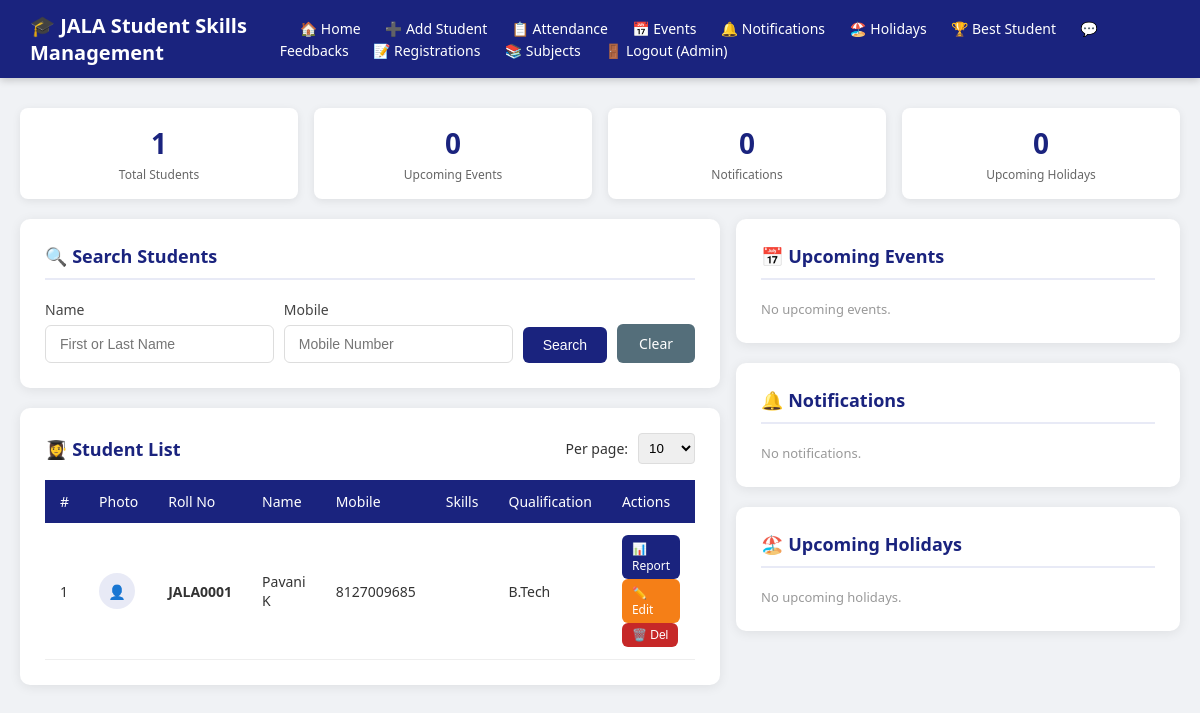
The app's page /home/ (signed in) with its own data.
### students/models.py (models this page shows, shortened)
class Student(models.Model):
    QUALIFICATION_CHOICES = [('B.Tech','B. Tech'),('MCA','MCA'),('Graduation','Graduation'),('Post-Graduation','Post-Graduation'),('MBA','MBA'),('Others','Others')]
    GENDER_CHOICES = [('Male','Male'),('Female','Female')]
    STATUS_CHOICES = [('Active','Active'),('Inactive','Inactive')]
    roll_number = models.CharField(max_length=20, unique=True, blank=True)
    first_name = models.CharField(max_length=100)
    last_name = models.CharField(max_length=100)
    mobile_number = models.CharField(max_length=15)
    email = models.EmailField(unique=True)
    gender = models.CharField(max_length=10, choices=GENDER_CHOICES)
    dob = models.DateField()
    qualification = models.CharField(max_length=20, choices=QUALIFICATION_CHOICES)
    skill_java = models.BooleanField(default=False)
    skill_dotnet = models.BooleanField(default=False)
    skill_python = models.BooleanField(default=False)
    skill_database = models.BooleanField(default=False)
    profile_image = models.ImageField(upload_to='profiles/', blank=True, null=True)
    description = models.TextField(max_length=500, blank=True)
    status = models.CharField(max_length=10, choices=STATUS_CHOICES, default='Active')
    parent_name = models.CharField(max_length=100, blank=True)
    parent_mobile = models.CharField(max_length=15, blank=True)
    parent_email = models.EmailField(blank=True)
    address = models.TextField(blank=True)
    subjects = models.ManyToManyField(Subject, blank=True)
    user = models.OneToOneField(User, on_delete=models.SET_NULL, null=True, blank=True, related_name='student_profile')
    created_at = models.DateTimeField(auto_now_add=True)

### students/views.py (the view)
# urls.py: path('home/', views.home, name='home'),
@login_required(login_url='login')
def home(request):
    query_name = request.GET.get('name', '')
    query_mobile = request.GET.get('mobile', '')
    students = Student.objects.all().order_by('-created_at')
    if query_name:
        from django.db.models import Q
        students = students.filter(Q(first_name__icontains=query_name) | Q(last_name__icontains=query_name))
    if query_mobile:
        students = students.filter(mobile_number__icontains=query_mobile)
    per_page = request.GET.get('per_page', 10)
    paginator = Paginator(students, per_page)
    page_obj = paginator.get_page(request.GET.get('page'))
    events = Event.objects.filter(event_date__gte=date.today()).order_by('event_date')[:5]
    notifications = Notification.objects.order_by('-created_at')[:5]
    holidays = Holiday.objects.filter(date__gte=date.today()).order_by('date')[:5]
    best_students = BestStudent.objects.order_by('-year')[:3]
    return render(request, 'students/home.html', {
        'page_obj': page_obj, 'query_name': query_name, 'query_mobile': query_mobile,
        'per_page': per_page, 'total': students.count(),
        'events': events, 'notifications': notifications,
        'holidays': holidays, 'best_students': best_students,
        'is_admin': is_admin(request.user), 'is_teacher': is_teacher(request.user),
    })

### students/views.py (called while the page is built)
def is_admin(user): return user.is_superuser or user.groups.filter(name='Admin').exists()

def is_teacher(user): return user.groups.filter(name='Teacher').exists() or is_admin(user)

### students/templates/students/home.html (shortened to what this page needs)
{% extends 'students/base.html' %}
{% block content %}
<div class="stats">
    <div class="stat-card"><div class="number">{{ total }}</div><div class="label">Total Students</div></div>
    <div class="stat-card"><div class="number">{{ events|length }}</div><div class="label">Upcoming Events</div></div>
    <div class="stat-card"><div class="number">{{ notifications|length }}</div><div class="label">Notifications</div></div>
    <div class="stat-card"><div class="number">{{ holidays|length }}</div><div class="label">Upcoming Holidays</div></div>
</div>
<div class="form-row" style="align-items:start;">
    <div style="flex:2;">
        <div class="card">
            <div class="card-title">🔍 Search Students</div>
            <form method="GET">
                <div class="search-bar">
                    <div class="form-group"><label>Name</label><input type="text" name="name" value="{{ query_name }}" placeholder="First or Last Name"></div>
                    <div class="form-group"><label>Mobile</label><input type="text" name="mobile" value="{{ query_mobile }}" placeholder="Mobile Number"></div>
                    <button type="submit" class="btn btn-primary" style="width:auto; padding:10px 20px;">Search</button>
                    <a href="{% url 'home' %}" class="btn btn-secondary">Clear</a>
                </div>
            </form>
        </div>
        <div class="card">
            <div style="display:flex; justify-content:space-between; align-items:center; margin-bottom:16px;">
                <div class="card-title" style="margin-bottom:0; border:none; padding:0;">👩‍🎓 Student List</div>
                <div style="display:flex; align-items:center; gap:10px; font-size:14px;">
                    <label>Per page:</label>
                    <form method="GET" style="display:inline;">
                        <select name="per_page" onchange="this.form.submit()" style="padding:6px; border-radius:4px; border:1px solid #ddd;">
                            <option value="10" {% if per_page == '10' %}selected{% endif %}>10</option>
                        </select>
                    </form>
                </div>
            </div>
            <div class="table-wrapper">
                <table>
                    <thead><tr><th>#</th><th>Photo</th><th>Roll No</th><th>Name</th><th>Mobile</th><th>Skills</th><th>Qualification</th><th>Actions</th></tr></thead>
                    <tbody>
                    {% for student in page_obj %}
                    <tr>
                        <td>{{ forloop.counter }}</td>
                        <td>{% if student.profile_image %}<img src="{{ student.profile_image.url }}" style="width:36px;height:36px;border-radius:50%;object-fit:cover;">
                        {% else %}<div style="width:36px;height:36px;border-radius:50%;background:#e8eaf6;display:flex;align-items:center;justify-content:center;">👤</div>{% endif %}</td>
                        <td><strong>{{ student.roll_number }}</strong></td>
                        <td>{{ student.first_name }} {{ student.last_name }}</td>
                        <td>{{ student.mobile_number }}</td>
                        <td>
                        </td>
                        <td>{{ student.qualification }}</td>
                        <td>
                            <a href="{% url 'student_report' student.pk %}" class="btn btn-primary" style="padding:5px 10px;font-size:12px;">📊 Report</a>
                            {% if is_teacher %}<a href="{% url 'edit_student' student.pk %}" class="btn btn-warning" style="padding:5px 10px;font-size:12px;">✏️ Edit</a>{% endif %}
                            {% if is_admin %}<button onclick="confirmDelete('{{ student.pk }}','{{ student.first_name }} {{ student.last_name }}')" class="btn btn-danger" style="padding:5px 10px;font-size:12px;">🗑️ Del</button>{% endif %}
                        </td>
                    </tr>
                    {% empty %}
                    <tr><td colspan="8" style="text-align:center;padding:30px;color:#999;">No students found.</td></tr>
                    {% endfor %}
                    </tbody>
                </table>
            </div>
        </div>
    </div>
    <div style="flex:1; min-width:280px;">
        <div class="card">
            <div class="card-title">📅 Upcoming Events</div>
            {% for e in events %}
            <div style="padding:10px; background:#e8f5e9; border-radius:6px; margin-bottom:8px; border-left:4px solid #2e7d32;">
                <strong>{{ e.title }}</strong><br>
                <small style="color:#666;">{{ e.event_type }} — {{ e.event_date }}</small>
            </div>
            {% empty %}<p style="color:#999; font-size:13px;">No upcoming events.</p>{% endfor %}
        </div>
        <div class="card">
            <div class="card-title">🔔 Notifications</div>
            {% for n in notifications %}
            <div style="padding:10px; background:#e8eaf6; border-radius:6px; margin-bottom:8px;">
                <strong>{{ n.title }}</strong><br>
                <small style="color:#666;">{{ n.message|truncatechars:60 }}</small>
            </div>
            {% empty %}<p style="color:#999; font-size:13px;">No notifications.</p>{% endfor %}
        </div>
        <div class="card">
            <div class="card-title">🏖️ Upcoming Holidays</div>
            {% for h in holidays %}
            <div style="padding:10px; background:#fce4ec; border-radius:6px; margin-bottom:8px;">
                <strong>{{ h.name }}</strong><br>
                <small style="color:#666;">{{ h.date }}</small>
            </div>
            {% empty %}<p style="color:#999; font-size:13px;">No upcoming holidays.</p>{% endfor %}
        </div>
    </div>
</div>
{% endblock %}

### students/templates/students/base.html (shortened to what this page needs)
<!DOCTYPE html>
<html lang="en">
<head>
    {% load static %}
    <link rel="stylesheet" href="{% static 'css/style.css' %}">
</head>
<body>
<nav class="navbar">
    <h1>🎓 JALA Student Skills Management</h1>
    <div>
        {% if user.is_authenticated %}
        <a href="{% url 'home' %}">🏠 Home</a>
        {% if is_admin or is_teacher %}
        <a href="{% url 'create_student' %}">➕ Add Student</a>
        <a href="{% url 'mark_attendance' %}">📋 Attendance</a>
        {% endif %}
        {% if is_admin %}
        <a href="{% url 'manage_events' %}">📅 Events</a>
        <a href="{% url 'manage_notifications' %}">🔔 Notifications</a>
        <a href="{% url 'manage_holidays' %}">🏖️ Holidays</a>
        <a href="{% url 'best_student' %}">🏆 Best Student</a>
        <a href="{% url 'manage_feedbacks' %}">💬 Feedbacks</a>
        <a href="{% url 'manage_registrations' %}">📝 Registrations</a>
        <a href="{% url 'manage_subjects' %}">📚 Subjects</a>
        {% endif %}
        <a href="{% url 'logout' %}">🚪 Logout ({{ user.username }})</a>
        {% else %}
        <a href="{% url 'parent_portal' %}">👨‍👩‍👧 Parent Portal</a>
        <a href="{% url 'feedback' %}">💬 Feedback</a>
        <a href="{% url 'register_student' %}">📝 Register</a>
        {% endif %}
    </div>
</nav>
<div class="container">
    {% block content %}{% endblock %}
</div>
</body>
</html>

### static/css/style.css (style rules this page uses)
* { margin: 0; padding: 0; box-sizing: border-box; }
body { font-family: 'Segoe UI', sans-serif; background: #f0f2f5; color: #333; }
.navbar { background: #1a237e; color: white; padding: 12px 30px; display: flex; justify-content: space-between; align-items: center; box-shadow: 0 2px 8px rgba(0,0,0,0.2); }
.navbar h1 { font-size: 20px; font-weight: 600; }
.navbar a { color: white; text-decoration: none; margin-left: 20px; font-size: 14px; }
.form-group { margin-bottom: 18px; }
.form-group label { display: block; margin-bottom: 6px; font-weight: 500; font-size: 14px; color: #444; }
.form-group input, .form-group select, .form-group textarea { width: 100%; padding: 10px 14px; border: 1px solid #ddd; border-radius: 6px; font-size: 14px; outline: none; transition: border-color 0.2s; }
.btn { padding: 10px 22px; border: none; border-radius: 6px; cursor: pointer; font-size: 14px; font-weight: 500; text-decoration: none; display: inline-block; transition: opacity 0.2s; }
.btn-primary { background: #1a237e; color: white; width: 100%; padding: 12px; }
.btn-warning { background: #f57f17; color: white; }
.btn-danger { background: #c62828; color: white; }
.btn-secondary { background: #546e7a; color: white; }
.container { max-width: 1200px; margin: 30px auto; padding: 0 20px; }
.card { background: white; border-radius: 10px; padding: 25px; box-shadow: 0 2px 12px rgba(0,0,0,0.08); margin-bottom: 20px; }
.card-title { font-size: 18px; font-weight: 600; color: #1a237e; margin-bottom: 20px; border-bottom: 2px solid #e8eaf6; padding-bottom: 10px; }
.search-bar { display: flex; gap: 10px; align-items: flex-end; flex-wrap: wrap; }
.search-bar .form-group { margin-bottom: 0; flex: 1; min-width: 180px; }
.table-wrapper { overflow-x: auto; }
table { width: 100%; border-collapse: collapse; font-size: 14px; }
thead { background: #1a237e; color: white; }
thead th { padding: 12px 15px; text-align: left; font-weight: 500; }
tbody tr { border-bottom: 1px solid #eee; }
tbody td { padding: 12px 15px; }
.form-row { display: grid; grid-template-columns: 1fr 1fr; gap: 16px; }
.stats { display: flex; gap: 16px; margin-bottom: 20px; flex-wrap: wrap; }
.stat-card { background: white; border-radius: 8px; padding: 16px 24px; box-shadow: 0 2px 8px rgba(0,0,0,0.08); flex: 1; min-width: 140px; text-align: center; }
.stat-card .number { font-size: 28px; font-weight: 700; color: #1a237e; }
.stat-card .label { font-size: 12px; color: #666; margin-top: 4px; }

### records on screen
Student: roll_number "JALA0001", first_name "Pavani", last_name "K", mobile_number "8127009685", qualification "B.Tech"

### other values on screen
{{ user.username }} "Admin"
{{ total }} "1"
{{ events|length }} "0"
{{ notifications|length }} "0"
{{ holidays|length }} "0"
